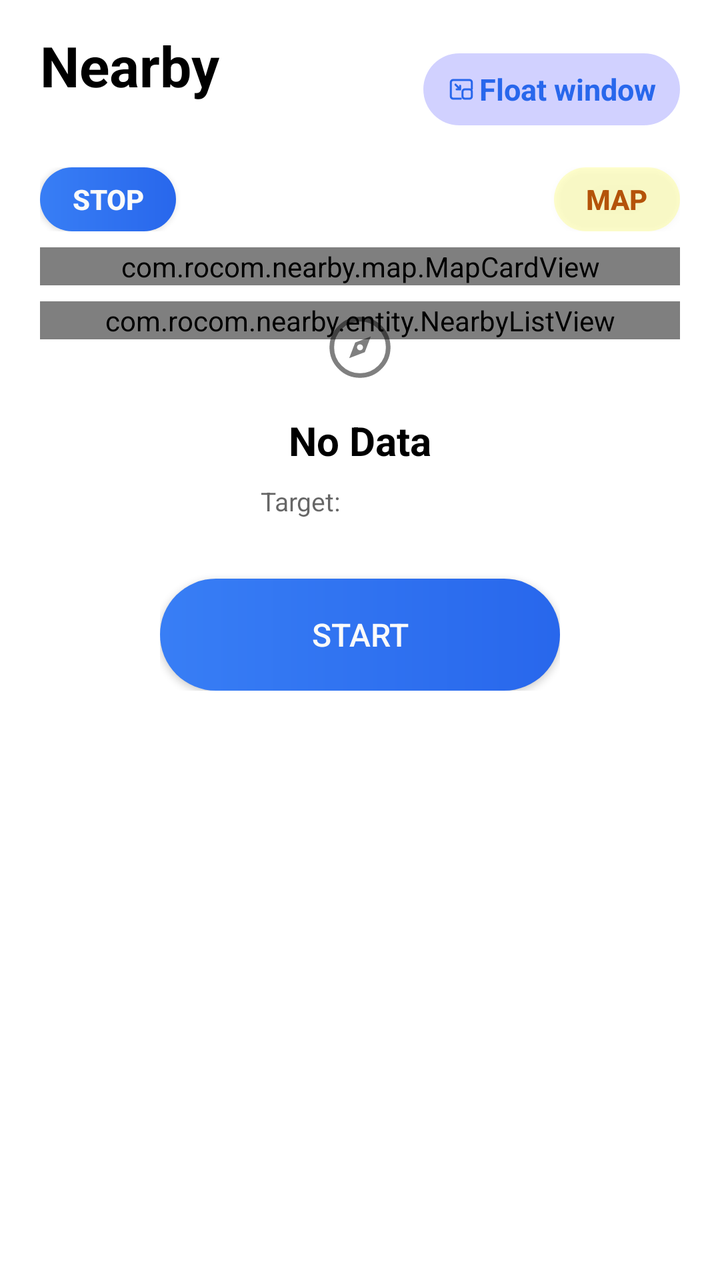
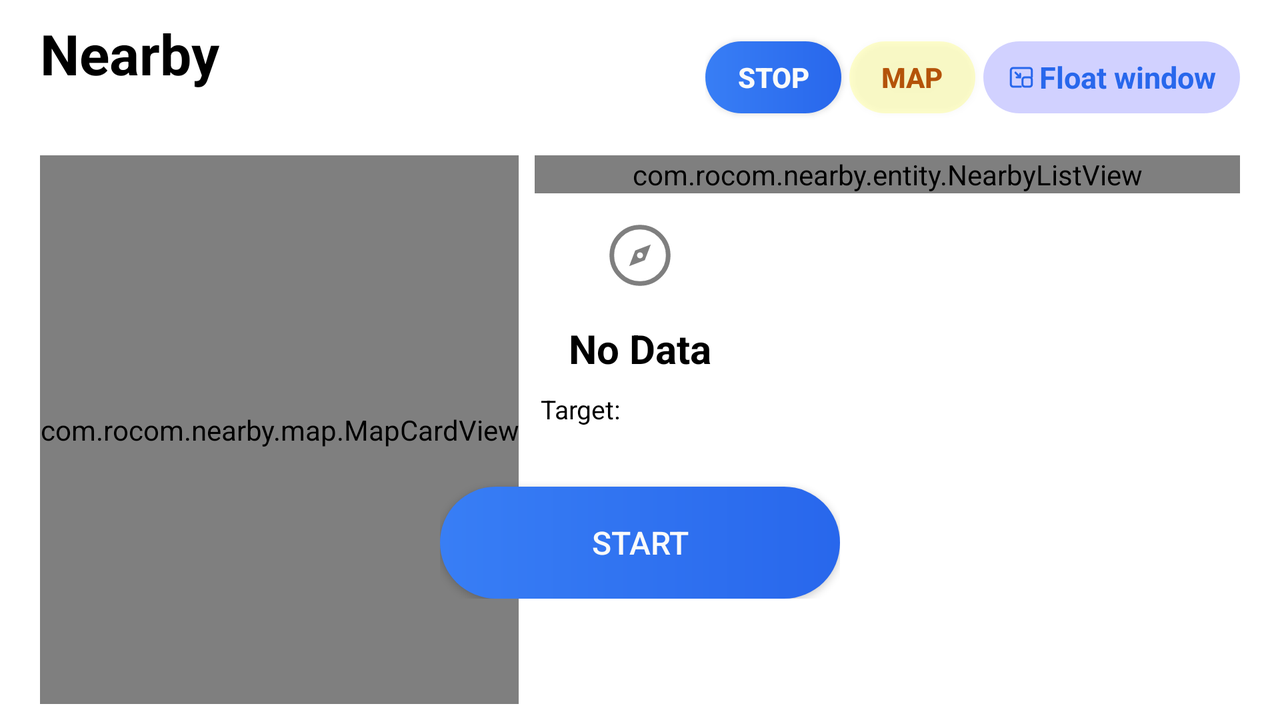

The same Android screen from two of the app's own layout files: first res/layout/ as a phone draws it, then the repository's variant for another configuration, drawn on a device whose configuration selects that folder. Both files follow.
<!-- AndroidManifest.xml: application theme Theme.Nearby -->
<!-- res/layout/main.xml -->
<?xml version="1.0" encoding="utf-8"?>
<androidx.constraintlayout.widget.ConstraintLayout xmlns:android="http://schemas.android.com/apk/res/android"
    xmlns:app="http://schemas.android.com/apk/res-auto"
    xmlns:tools="http://schemas.android.com/tools"
    android:id="@+id/root"
    android:layout_width="match_parent"
    android:layout_height="match_parent"
    android:background="@color/background"
    tools:context=".MainActivity">

    <LinearLayout
        android:id="@+id/top_bar"
        android:layout_width="match_parent"
        android:layout_height="wrap_content"
        android:gravity="center"
        android:orientation="horizontal"
        android:paddingStart="20dp"
        android:paddingTop="14dp"
        android:paddingEnd="20dp"
        app:layout_constraintTop_toTopOf="parent">

        <LinearLayout
            android:layout_width="match_parent"
            android:layout_height="wrap_content"
            android:layout_weight="1"
            android:orientation="vertical">

            <TextView
                android:id="@+id/screen_title"
                android:layout_width="wrap_content"
                android:layout_height="wrap_content"
                android:text="@string/app_name"
                android:textColor="@color/text"
                android:textSize="28sp"
                android:textStyle="bold" />

            <Space
                android:layout_width="wrap_content"
                android:layout_height="4dp" />

            <TextView
                android:id="@+id/scene_subtitle"
                android:layout_width="match_parent"
                android:layout_height="wrap_content"
                android:alpha="0.6"
                android:textColor="@color/text"
                android:textSize="15sp" />
        </LinearLayout>

        <LinearLayout
            android:id="@+id/overlay_button"
            android:layout_width="wrap_content"
            android:layout_height="36dp"
            android:background="@drawable/bg_overlay_button"
            android:gravity="center"
            android:orientation="horizontal"
            android:paddingStart="12dp"
            android:paddingEnd="12dp">

            <ImageView
                android:layout_width="14dp"
                android:layout_height="14dp"
                android:contentDescription="@null"
                android:importantForAccessibility="no"
                android:src="@drawable/ic_overlay_window" />

            <Space
                android:layout_width="2dp"
                android:layout_height="wrap_content" />

            <TextView
                android:layout_width="wrap_content"
                android:layout_height="wrap_content"
                android:text="@string/overlay_button"
                android:textColor="@color/overlay_button_text"
                android:textSize="15sp"
                android:textStyle="bold" />

        </LinearLayout>

    </LinearLayout>

    <LinearLayout
        android:id="@+id/action_row"
        android:layout_width="match_parent"
        android:layout_height="wrap_content"
        android:gravity="center_vertical"
        android:orientation="horizontal"
        android:paddingStart="20dp"
        android:paddingTop="8dp"
        android:paddingEnd="20dp"
        android:paddingBottom="8dp"
        app:layout_constraintTop_toBottomOf="@id/top_bar">

        <androidx.appcompat.widget.AppCompatButton
            android:id="@+id/stop_button"
            android:layout_width="wrap_content"
            android:layout_height="32dp"
            android:background="@drawable/bg_capture_button"
            android:minWidth="0dp"
            android:paddingStart="16dp"
            android:paddingEnd="16dp"
            android:text="@string/action_stop"
            android:textColor="@color/action_button_text"
            android:textSize="14sp"
            android:textStyle="bold" />

        <Space
            android:layout_width="match_parent"
            android:layout_height="wrap_content"
            android:layout_weight="1" />

        <androidx.appcompat.widget.AppCompatButton
            android:id="@+id/map_button"
            android:layout_width="wrap_content"
            android:layout_height="32dp"
            android:background="@drawable/bg_map_button"
            android:minWidth="0dp"
            android:paddingStart="16dp"
            android:paddingEnd="16dp"
            android:text="@string/map"
            android:textColor="@color/map_button_text"
            android:textSize="14sp"
            android:textStyle="bold" />

    </LinearLayout>

    <androidx.core.widget.NestedScrollView
        android:id="@+id/scroll_view"
        android:layout_width="match_parent"
        android:layout_height="0dp"
        android:scrollbars="none"
        app:layout_constraintBottom_toBottomOf="parent"
        app:layout_constraintTop_toBottomOf="@id/action_row">

        <LinearLayout
            android:id="@+id/content_container"
            android:layout_width="match_parent"
            android:layout_height="wrap_content"
            android:orientation="vertical"
            android:paddingStart="20dp"
            android:paddingEnd="20dp"
            android:paddingBottom="28dp">

            <com.rocom.nearby.map.MapCardView
                android:id="@+id/map_card"
                android:layout_width="match_parent"
                android:layout_height="wrap_content"
                android:layout_marginBottom="8dp" />

            <com.rocom.nearby.entity.NearbyListView
                android:id="@+id/nearby_list"
                android:layout_width="match_parent"
                android:layout_height="wrap_content">

                <TextView
                    android:id="@+id/nearby_count"
                    android:layout_width="match_parent"
                    android:layout_height="wrap_content"
                    android:alpha="0.5"
                    android:text="@string/nearby_count"
                    android:textColor="@color/text"
                    android:textSize="12sp" />

                <LinearLayout
                    android:id="@+id/nearby_rows"
                    android:layout_width="match_parent"
                    android:layout_height="wrap_content"
                    android:orientation="vertical" />
            </com.rocom.nearby.entity.NearbyListView>
        </LinearLayout>
    </androidx.core.widget.NestedScrollView>

    <LinearLayout
        android:id="@+id/empty_card"
        android:layout_width="wrap_content"
        android:layout_height="wrap_content"
        android:background="@drawable/bg_content"
        android:gravity="center_horizontal"
        android:orientation="vertical"
        android:paddingStart="72dp"
        android:paddingTop="32dp"
        android:paddingEnd="72dp"
        android:paddingBottom="32dp"
        app:layout_constraintEnd_toEndOf="parent"
        app:layout_constraintStart_toStartOf="parent"
        app:layout_constraintTop_toBottomOf="@id/action_row">

        <ImageView
            android:id="@+id/compass_icon"
            android:layout_width="36dp"
            android:layout_height="36dp"
            android:alpha="0.5"
            android:src="@drawable/ic_compass" />

        <Space
            android:layout_width="wrap_content"
            android:layout_height="15dp" />

        <TextView
            android:id="@+id/card_title"
            android:layout_width="wrap_content"
            android:layout_height="wrap_content"
            android:gravity="center"
            android:text="@string/title_default"
            android:textColor="@color/text"
            android:textSize="20sp"
            android:textStyle="bold" />

        <Space
            android:layout_width="wrap_content"
            android:layout_height="8dp" />

        <LinearLayout
            android:id="@+id/target_row"
            android:layout_width="wrap_content"
            android:layout_height="wrap_content"
            android:background="@android:color/transparent"
            android:gravity="center"
            android:orientation="horizontal">

            <TextView
                android:id="@+id/target_prefix"
                android:layout_width="wrap_content"
                android:layout_height="wrap_content"
                android:alpha="0.6"
                android:text="@string/target_prefix"
                android:textColor="@color/text"
                android:textSize="13sp" />

            <Space
                android:layout_width="3dp"
                android:layout_height="wrap_content" />

            <com.google.android.material.textfield.TextInputLayout
                android:id="@+id/target_input_layout"
                style="@style/Widget.Nearby.TargetInputLayout"
                android:layout_width="wrap_content"
                android:layout_height="wrap_content"
                android:alpha="0.6">

                <com.google.android.material.textfield.TextInputEditText
                    android:id="@+id/target_input"
                    style="@style/Widget.Nearby.TargetEditText"
                    android:layout_width="wrap_content"
                    android:layout_height="wrap_content"
                    android:importantForAutofill="no"
                    android:inputType="textUri|textNoSuggestions"
                    android:textSize="13sp" />
            </com.google.android.material.textfield.TextInputLayout>
        </LinearLayout>

        <Space
            android:layout_width="wrap_content"
            android:layout_height="30dp" />

        <androidx.appcompat.widget.AppCompatButton
            android:id="@+id/action_button"
            android:layout_width="200dp"
            android:layout_height="56dp"
            android:background="@drawable/bg_capture_button"
            android:text="@string/action_start"
            android:textColor="@color/action_button_text"
            android:textSize="16sp" />
    </LinearLayout>
</androidx.constraintlayout.widget.ConstraintLayout>
<!-- resources referenced by this layout -->
<resources>
  <color name="action_button_text">@color/content_background</color>
  <color name="background">#FFFFFFFF</color>
  <color name="map_button_text">#FFB45309</color>
  <color name="overlay_button_text">@color/action_button_gradient_end</color>
  <color name="text">#FF000000</color>
  <!-- drawable bg_capture_button (drawable) -->
  <?xml version="1.0" encoding="utf-8"?>
  <ripple xmlns:android="http://schemas.android.com/apk/res/android"
      android:color="#1A000000">
      <item>
          <shape android:shape="rectangle">
              <corners android:radius="28dp" />
              <gradient
                  android:angle="0"
                  android:endColor="@color/action_button_gradient_end"
                  android:startColor="@color/action_button_gradient_start" />
          </shape>
      </item>
  </ripple>
  <!-- drawable bg_map_button (drawable) -->
  <?xml version="1.0" encoding="utf-8"?>
  <ripple xmlns:android="http://schemas.android.com/apk/res/android"
      android:color="#1A000000">
      <item>
          <shape android:shape="rectangle">
              <solid android:color="@color/map_button_background" />
              <corners android:radius="18dp" />
          </shape>
      </item>
  </ripple>
  <!-- drawable bg_overlay_button (drawable) -->
  <?xml version="1.0" encoding="utf-8"?>
  <ripple xmlns:android="http://schemas.android.com/apk/res/android"
      android:color="#1A000000">
      <item>
          <shape android:shape="rectangle">
              <solid android:color="@color/overlay_button_background" />
              <corners android:radius="18dp" />
          </shape>
      </item>
  </ripple>
  <string name="action_start">Start</string>
  <string name="action_stop">Stop</string>
  <string name="app_name">Nearby</string>
  <string name="map">map</string>
  <string name="nearby_count">%1$d jini nearby</string>
  <string name="overlay_button">Float window</string>
  <string name="target_prefix">Target:</string>
  <string name="title_default">No Data</string>
  <style name="Widget.Nearby.TargetInputLayout" parent="Widget.Material3.TextInputLayout.FilledBox">
          <item name="boxBackgroundMode">none</item>
          <item name="boxStrokeWidth">0dp</item>
          <item name="boxStrokeWidthFocused">0dp</item>
          <item name="boxCollapsedPaddingTop">0dp</item>
          <item name="hintEnabled">false</item>
          <item name="errorEnabled">false</item>
          <item name="counterEnabled">false</item>
          <item name="endIconMode">none</item>
          <item name="android:paddingStart">0dp</item>
          <item name="android:paddingEnd">0dp</item>
          <item name="android:paddingTop">0dp</item>
          <item name="android:paddingBottom">0dp</item>
      </style>
  <style name="Theme.Nearby" parent="Base.Theme.Nearby" />
  <color name="content_background">#FFFAFAFA</color>
  <color name="action_button_gradient_end">#FF2867EC</color>
  <color name="action_button_gradient_start">#FF387EF5</color>
  <color name="map_button_background">#33FFFF00</color>
  <color name="overlay_button_background">#2E0000FF</color>
  <color name="icon_compass">@color/text</color>
  <style name="Base.Theme.Nearby" parent="Theme.Material3.DayNight.NoActionBar">
          
          
          <item name="android:statusBarColor">@android:color/transparent</item>
          <item name="android:textColorHighlight">@android:color/transparent</item>
          <item name="android:textCursorDrawable">@null</item>
          <item name="android:colorControlActivated">@android:color/black</item>
      </style>
  <!-- some entries are left out for length -->
</resources>
<!-- res/layout-land/main.xml (the repository's variant of the layout above) -->
<!-- drawn on the phone turned sideways -->
<?xml version="1.0" encoding="utf-8"?>
<androidx.constraintlayout.widget.ConstraintLayout xmlns:android="http://schemas.android.com/apk/res/android"
    xmlns:app="http://schemas.android.com/apk/res-auto"
    xmlns:tools="http://schemas.android.com/tools"
    android:id="@+id/root"
    android:layout_width="match_parent"
    android:layout_height="match_parent"
    android:background="@color/background"
    tools:context=".MainActivity">

    <LinearLayout
        android:id="@+id/top_bar"
        android:layout_width="match_parent"
        android:layout_height="wrap_content"
        android:gravity="center"
        android:orientation="horizontal"
        android:paddingStart="20dp"
        android:paddingTop="8dp"
        android:paddingEnd="20dp"
        android:paddingBottom="8dp"
        app:layout_constraintTop_toTopOf="parent">

        <LinearLayout
            android:layout_width="match_parent"
            android:layout_height="wrap_content"
            android:layout_weight="1"
            android:orientation="vertical">

            <TextView
                android:id="@+id/screen_title"
                android:layout_width="wrap_content"
                android:layout_height="wrap_content"
                android:text="@string/app_name"
                android:textColor="@color/text"
                android:textSize="28sp"
                android:textStyle="bold" />

            <Space
                android:layout_width="wrap_content"
                android:layout_height="4dp" />

            <TextView
                android:id="@+id/scene_subtitle"
                android:layout_width="wrap_content"
                android:layout_height="wrap_content"
                android:alpha="0.6"
                android:textColor="@color/text"
                android:textSize="15sp" />
        </LinearLayout>

        <LinearLayout
            android:id="@+id/action_row"
            android:layout_width="wrap_content"
            android:layout_height="match_parent"
            android:gravity="center"
            android:orientation="horizontal">

            <androidx.appcompat.widget.AppCompatButton
                android:id="@+id/stop_button"
                android:layout_width="wrap_content"
                android:layout_height="36dp"
                android:background="@drawable/bg_capture_button"
                android:minWidth="0dp"
                android:paddingStart="16dp"
                android:paddingEnd="16dp"
                android:text="@string/action_stop"
                android:textColor="@color/action_button_text"
                android:textSize="14sp"
                android:textStyle="bold" />

            <Space
                android:layout_width="4dp"
                android:layout_height="wrap_content" />

            <androidx.appcompat.widget.AppCompatButton
                android:id="@+id/map_button"
                android:layout_width="wrap_content"
                android:layout_height="36dp"
                android:background="@drawable/bg_map_button"
                android:minWidth="0dp"
                android:paddingStart="16dp"
                android:paddingEnd="16dp"
                android:text="@string/map"
                android:textColor="@color/map_button_text"
                android:textSize="14sp"
                android:textStyle="bold" />

            <Space
                android:layout_width="4dp"
                android:layout_height="wrap_content" />

        </LinearLayout>

        <LinearLayout
            android:id="@+id/overlay_button"
            android:layout_width="wrap_content"
            android:layout_height="36dp"
            android:background="@drawable/bg_overlay_button"
            android:gravity="center"
            android:orientation="horizontal"
            android:paddingStart="12dp"
            android:paddingEnd="12dp">

            <ImageView
                android:layout_width="14dp"
                android:layout_height="14dp"
                android:src="@drawable/ic_overlay_window" />

            <Space
                android:layout_width="2dp"
                android:layout_height="wrap_content" />

            <TextView
                android:layout_width="wrap_content"
                android:layout_height="wrap_content"
                android:text="@string/overlay_button"
                android:textColor="@color/overlay_button_text"
                android:textSize="15sp"
                android:textStyle="bold" />

        </LinearLayout>

    </LinearLayout>


    <com.rocom.nearby.map.MapCardView
        android:id="@+id/map_card"
        android:layout_width="wrap_content"
        android:layout_height="0dp"
        android:layout_marginStart="20dp"
        android:layout_marginBottom="8dp"
        app:layout_constraintBottom_toBottomOf="parent"
        app:layout_constraintStart_toStartOf="parent"
        app:layout_constraintTop_toBottomOf="@id/top_bar" />

    <androidx.core.widget.NestedScrollView
        android:id="@+id/scroll_view"
        android:layout_width="0dp"
        android:layout_height="0dp"
        android:layout_marginStart="8dp"
        android:scrollbars="none"
        app:layout_constraintBottom_toBottomOf="parent"
        app:layout_constraintEnd_toEndOf="parent"
        app:layout_constraintStart_toEndOf="@id/map_card"
        app:layout_constraintTop_toBottomOf="@id/top_bar"
        app:layout_goneMarginStart="20dp">

        <LinearLayout
            android:id="@+id/content_container"
            android:layout_width="match_parent"
            android:layout_height="wrap_content"
            android:orientation="vertical"
            android:paddingStart="0dp"
            android:paddingEnd="20dp"
            android:paddingBottom="28dp">

            <com.rocom.nearby.entity.NearbyListView
                android:id="@+id/nearby_list"
                android:layout_width="match_parent"
                android:layout_height="wrap_content">

                <TextView
                    android:id="@+id/nearby_count"
                    android:layout_width="match_parent"
                    android:layout_height="wrap_content"
                    android:alpha="0.5"
                    android:text="@string/nearby_count"
                    android:textColor="@color/text"
                    android:textSize="12sp" />

                <LinearLayout
                    android:id="@+id/nearby_rows"
                    android:layout_width="match_parent"
                    android:layout_height="wrap_content"
                    android:orientation="vertical" />
            </com.rocom.nearby.entity.NearbyListView>
        </LinearLayout>
    </androidx.core.widget.NestedScrollView>

    <LinearLayout
        android:id="@+id/empty_card"
        android:layout_width="wrap_content"
        android:layout_height="wrap_content"
        android:background="@drawable/bg_content"
        android:gravity="center"
        android:orientation="vertical"
        android:paddingStart="72dp"
        android:paddingTop="32dp"
        android:paddingEnd="72dp"
        android:paddingBottom="32dp"
        app:layout_constraintEnd_toEndOf="parent"
        app:layout_constraintStart_toStartOf="parent"
        app:layout_constraintTop_toBottomOf="@id/top_bar">

        <ImageView
            android:id="@+id/compass_icon"
            android:layout_width="36dp"
            android:layout_height="36dp"
            android:alpha="0.5"
            android:src="@drawable/ic_compass" />

        <Space
            android:layout_width="wrap_content"
            android:layout_height="15dp" />

        <TextView
            android:id="@+id/card_title"
            android:layout_width="wrap_content"
            android:layout_height="wrap_content"
            android:text="@string/title_default"
            android:textColor="@color/text"
            android:textSize="20sp"
            android:textStyle="bold" />

        <Space
            android:layout_width="wrap_content"
            android:layout_height="8dp" />

        <LinearLayout
            android:id="@+id/target_row"
            android:layout_width="wrap_content"
            android:layout_height="wrap_content"
            android:background="@android:color/transparent"
            android:gravity="center"
            android:orientation="horizontal">

            <TextView
                android:id="@+id/target_prefix"
                android:layout_width="wrap_content"
                android:layout_height="wrap_content"
                android:text="@string/target_prefix"
                android:textColor="@color/text"
                android:textSize="13sp" />

            <Space
                android:layout_width="3dp"
                android:layout_height="wrap_content" />

            <com.google.android.material.textfield.TextInputLayout
                android:id="@+id/target_input_layout"
                style="@style/Widget.Nearby.TargetInputLayout"
                android:layout_width="wrap_content"
                android:layout_height="wrap_content"
                android:alpha="0.6">

                <com.google.android.material.textfield.TextInputEditText
                    android:id="@+id/target_input"
                    style="@style/Widget.Nearby.TargetEditText"
                    android:layout_width="wrap_content"
                    android:layout_height="wrap_content"
                    android:importantForAutofill="no"
                    android:inputType="textUri|textNoSuggestions"
                    android:textSize="13sp" />
            </com.google.android.material.textfield.TextInputLayout>

        </LinearLayout>

        <Space
            android:layout_width="wrap_content"
            android:layout_height="30dp" />

        <androidx.appcompat.widget.AppCompatButton
            android:id="@+id/action_button"
            android:layout_width="200dp"
            android:layout_height="56dp"
            android:background="@drawable/bg_capture_button"
            android:text="@string/action_start"
            android:textColor="@color/action_button_text"
            android:textSize="16sp" />
    </LinearLayout>
</androidx.constraintlayout.widget.ConstraintLayout>
